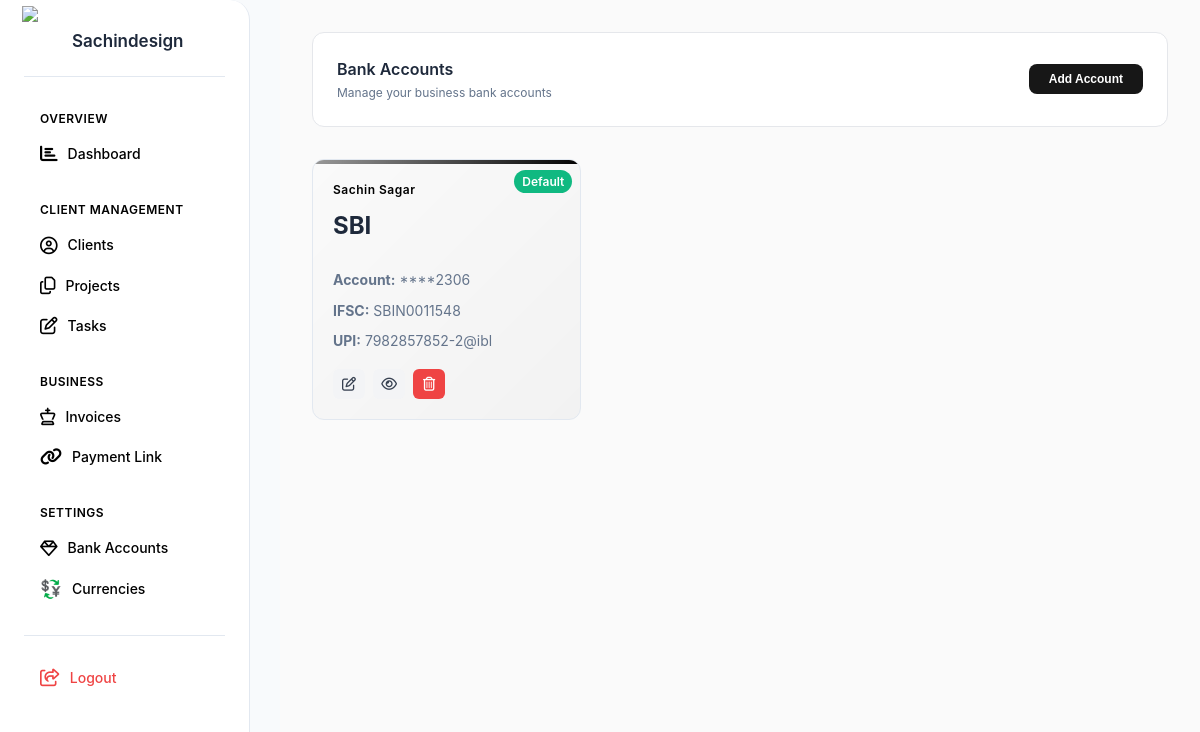
Page /bank-accounts.php (signed in) on the committed database.
### tables this page shows
CREATE TABLE `bank_accounts` (
  `id` int(11) NOT NULL,
  `account_name` varchar(255) NOT NULL,
  `bank_name` varchar(255) NOT NULL,
  `account_number` varchar(50) NOT NULL,
  `ifsc_code` varchar(20) DEFAULT NULL,
  `upi_id` varchar(100) DEFAULT NULL,
  `custom_fields` longtext DEFAULT NULL CHECK (json_valid(`custom_fields`)),
  `is_default` tinyint(1) DEFAULT 0,
  `created_at` timestamp NULL DEFAULT current_timestamp()
);

### bank-accounts.php (the view, shortened to what this page needs)
<?php
require_once 'config/database.php';
try {
    $accountsStmt = $pdo->query("SELECT * FROM bank_accounts ORDER BY is_default DESC, account_name ASC");
    $bankAccounts = $accountsStmt->fetchAll();
} catch(PDOException $e) {
    $error = "Error: " . $e->getMessage();
}
?>
<!DOCTYPE html>
<html lang="en">
<head>
    <link href="assets/style.css" rel="stylesheet">
<link rel="stylesheet" href="https://cdnjs.cloudflare.com/ajax/libs/font-awesome/6.5.0/css/all.min.css">
</head>
<body>
    <div class="container">
        <nav class="sidebar">
           <div class="logo">
    <div class="logo-icon">
        <img src="https://sachindesign.com/assets/img/Sachin's%20photo.png" alt="Logo Icon" />
    </div>
    <div class="logo-text">Sachindesign</div>
</div>
            <div class="nav-section">
                <div class="nav-title">Overview</div>
                <a href="index.php" class="nav-item">
                    <span class="nav-item-icon"><i class="fas fa-chart-bar"></i></span>
                    <span>Dashboard</span>
                </a>
            </div>
            <div class="nav-section">
                <div class="nav-title">Client Management</div>
                <a href="clients.php" class="nav-item">
                    <span class="nav-item-icon"><i class="fa-regular fa-circle-user"></i></span>
                    <span>Clients</span>
                </a>
                <a href="projects.php" class="nav-item">
                    <span class="nav-item-icon"><i class="fa-regular fa-copy"></i></span>
                    <span>Projects</span>
                </a>
                <a href="tasks.php" class="nav-item">
                    <span class="nav-item-icon"><i class="fa-regular fa-pen-to-square"></i></span>
                    <span>Tasks</span>
                </a>
            </div>
            <div class="nav-section">
                <div class="nav-title">Business</div>
                <a href="invoices.php" class="nav-item">
                    <span class="nav-item-icon"><i class="fa-regular fa-chess-king"></i></span>
                    <span>Invoices</span>
                </a>
                <a href="paymentlink.php" class="nav-item">
                    <span class="nav-item-icon"><i class="fa-solid fa-link"></i></span>
                    <span>Payment Link</span>
                </a>
            </div>
            <div class="nav-section">
                <div class="nav-title">Settings</div>
                <a href="bank-accounts.php" class="nav-item">
                    <span class="nav-item-icon"><i class="fa-regular fa-gem"></i></span>
                    <span>Bank Accounts</span>
                </a>
                <a href="currencies.php" class="nav-item">
                    <span class="nav-item-icon">💱</span>
                    <span>Currencies</span>
                </a>
            </div>
                <div class="nav-section" style="margin-top: auto; border-top: 1px solid #e2e8f0; padding-top: 1rem;">
        <a href="logout.php" class="nav-item logout-item" onclick="return confirm('Are you sure you want to logout?')">
                    <span class="nav-item-icon"><i class="fa-regular fa-share-from-square"></i></span>
            <span>Logout</span>
        </a>
    </div>
        </nav>
        <main class="main-content">
            <header class="header fade-in">
                <div>
                    <h1>Bank Accounts</h1>
                    <p>Manage your business bank accounts</p>
                </div>
                <button onclick="toggleAccountForm()" class="btn btn-primary">
                    <span>Add Account</span>
                </button>
            </header>
            <div class="stats-grid fade-in">
                <?php if (empty($bankAccounts)): ?>
                    <div class="stat-card" style="grid-column: 1 / -1; text-align: center;">
                        <div style="font-weight: 600; margin-bottom: 0.5rem;">No bank accounts yet</div>
                        <div style="color: #64748b;">Add your first bank account to start receiving payments!</div>
                    </div>
                <?php else: ?>
                    <?php foreach ($bankAccounts as $account): ?>
                        <div class="stat-card">
                            <?php if ($account['is_default']): ?>
                                <div style="position: absolute; top: 0.5rem; right: 0.5rem;">
                                    <span style="background: #10b981; color: white; padding: 0.25rem 0.5rem; border-radius: 12px; font-size: 0.75rem; font-weight: 600;">
                                         Default
                                    </span>
                                </div>
                            <?php endif; ?>
                            <div class="stat-header">
                                <div>
                                    <div class="stat-title"><?php echo htmlspecialchars($account['account_name']); ?></div>
                                    <div style="font-size: 1.5rem; font-weight: 700; color: #1e293b; margin: 0.5rem 0;">
                                        <?php echo htmlspecialchars($account['bank_name']); ?>
                                    </div>
                                </div>
                            </div>
                            <div style="margin-top: 1rem; color: #64748b; font-size: 0.875rem;">
                                <div style="margin-bottom: 0.5rem;">
                                    <strong>Account:</strong> ****<?php echo substr($account['account_number'], -4); ?>
                                </div>
                                <?php if ($account['ifsc_code']): ?>
                                    <div style="margin-bottom: 0.5rem;">
                                        <strong>IFSC:</strong> <?php echo htmlspecialchars($account['ifsc_code']); ?>
                                    </div>
                                <?php endif; ?>
                                <?php if ($account['upi_id']): ?>
                                    <div style="margin-bottom: 0.5rem;">
                                        <strong>UPI:</strong> <?php echo htmlspecialchars($account['upi_id']); ?>
                                    </div>
                                <?php endif; ?>
                            </div>
                            <div style="margin-top: 1rem; display: flex; gap: 0.5rem; flex-wrap: wrap;">
                                <button onclick="editAccount(<?php echo htmlspecialchars(json_encode($account)); ?>)"
                                        class="btn btn-secondary action-btn" title="Edit Account">
                                    <i class="fa-regular fa-pen-to-square"></i>
                                </button>
                                <button onclick="viewAccountDetails(<?php echo htmlspecialchars(json_encode($account)); ?>)"
                                        class="btn btn-secondary action-btn" title="View Details">
                                    <i class="fa-regular fa-eye"></i>
                                </button>
                                <button onclick="deleteAccount(<?php echo $account['id']; ?>, '<?php echo htmlspecialchars($account['account_name']); ?>')"
                                        class="btn btn-danger action-btn" title="Delete Account">
                                   <i class="fa-regular fa-trash-can"></i>
                                </button>
                            </div>
                        </div>
                    <?php endforeach; ?>
                <?php endif; ?>
            </div>
        </main>
    </div>
</body>
</html>

### assets/style.css (style rules this page uses)
* { margin: 0; padding: 0; box-sizing: border-box; }
body { font-family: 'Poppins', -apple-system, BlinkMacSystemFont, sans-serif; background: #f8fafc; color: #1e293b; line-height: 1.6; }
.container { display: flex; min-height: 100vh; }
.sidebar { border-radius: 0px 20px 20px 0px; width: 250px; background: #ffffff; padding: 1.5rem; position: fixed; height: 100vh; overflow-y: auto; border-right: 1px solid #e2e8f0; box-shadow: none; }
.logo { display: flex; align-items: center; gap: 0.75rem; margin-bottom: 2rem; padding-bottom: 1rem; border-bottom: 1px solid #e2e8f0; }
.logo-icon { width: 36px; height: 36px; background: linear-gradient(135deg, #667eea 0%, #764ba2 100%); border-radius: 8px; display: flex; align-items: center; justify-content: center; font-weight: bold; color: white; font-size: 1.1rem; }
.logo-text { font-size: 17px; font-weight: 600; color: #1e293b; }
.logo-icon img { width: 40px; height: auto; }
.logo-icon { background: #0000!important; }
.main-content { background: #fafafa !important; }
.nav-section { margin-bottom: 2rem; }
.nav-title { color: #000000; margin-bottom: 0px; font-size: 0.75rem; font-weight: 600; text-transform: uppercase; margin-bottom: 1rem; letter-spacing: 0.5px; padding-left: 1rem; }
.nav-item { display: flex; align-items: center; gap: 10px; padding: 0.75rem 1rem; color: #000000; text-decoration: none; border-radius: 8px; font-size: 14px; margin-bottom: -0.75rem; transition: all 0.2s; font-weight: 500; }
.nav-item-icon { font-size: 1.1rem; }
.main-content { flex: 1; margin-left: 280px; padding: 2rem; background: #fafafa; }
.header { display: flex; justify-content: space-between; align-items: center; margin-bottom: 2rem; background: white; padding: 1.5rem; border-radius: 12px; box-shadow: 0 1px 3px rgba(0, 0, 0, 0.1); }
.header h1 { font-size: 16px !important; font-weight: 600; color: #1e293b; }
.header p { font-size:12px; color: #64748b; }
.stats-grid { display: grid; grid-template-columns: repeat(4, 1fr); gap: 1.5rem; margin-bottom: 2rem; }
.stat-card { background: linear-gradient(135deg, #9a9a9a00 0%, #00000008 100%); padding: 20px; border-radius: 12px; border: 1px solid #e2e8f0; box-shadow: none; transition: all 0.2s; position: relative; overflow: hidden; }
.stat-card::before { content: ''; position: absolute; top: 0; left: 0; right: 0; height: 4px; background: linear-gradient(135deg, #667eea 0%, #764ba2 100%); }
.stat-header { display: flex; justify-content: space-between; align-items: flex-start; margin-bottom: 1rem; }
.stat-title { color: #000000; font-size: 12px; font-weight: 600; margin-bottom: 4px; letter-spacing: 0.5px; }
.btn { padding: 8px 20px; border: none; border-radius: 8px; font-weight: 600; font-size: 12px; cursor: pointer; transition: all 0.2s; text-decoration: none; display: flex; align-items: center; gap: 0.5rem; }
.btn-primary { background: #171717; color: white; }
.btn-secondary { background: #f1f5f9; color: #64748b; border: 1px solid #e2e8f0; }
.fade-in { animation: fadeInUp 0.5s ease; }
.logout-item { color: #ef4444 !important; transition: all 0.2s; }

### rows in the picture
bank_accounts: is_default "Default", account_name "Sachin Sagar", bank_name "SBI", account_number "2306", ifsc_code "SBIN0011548", upi "7982857852-2@ibl"
